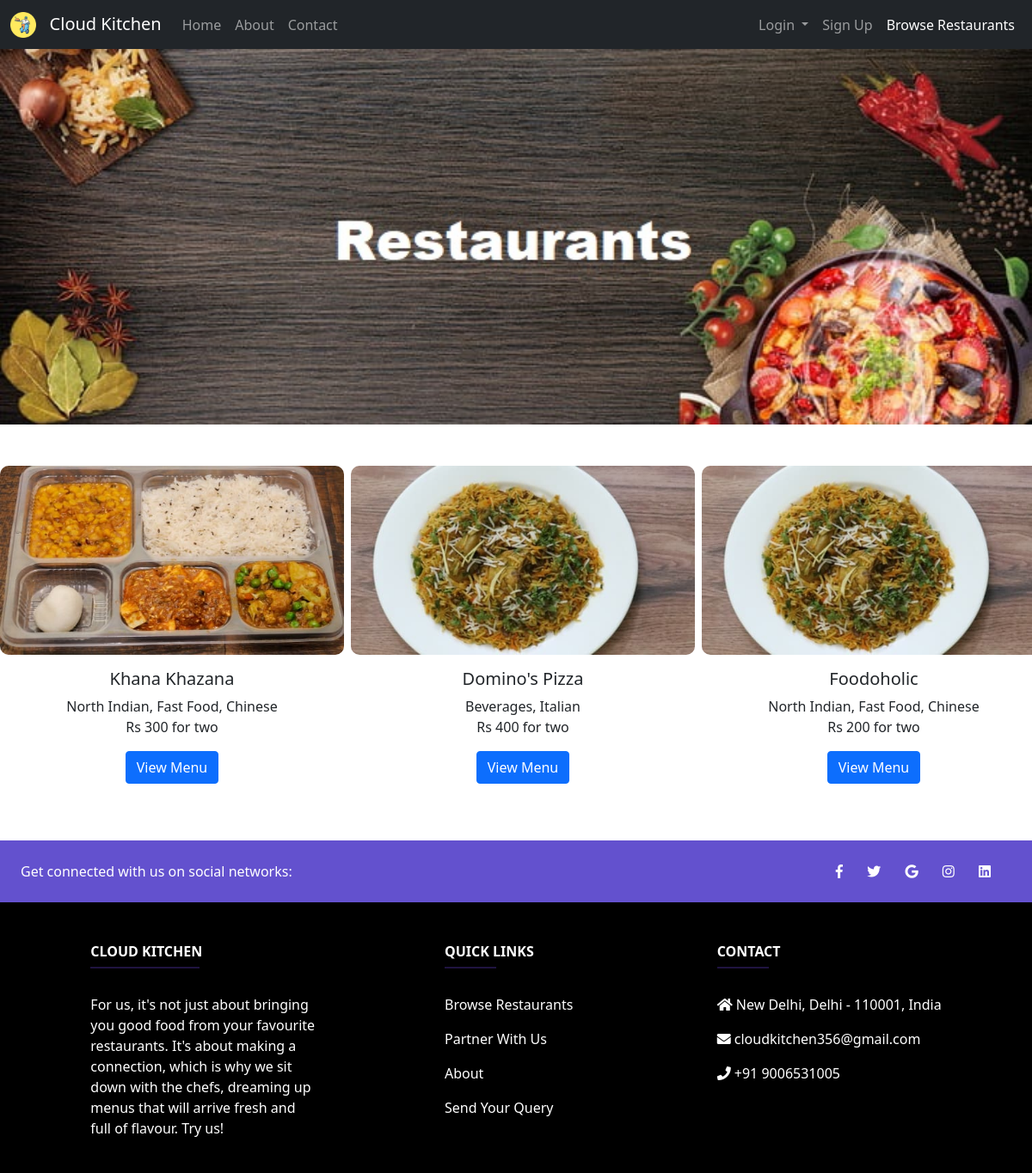
Screenshot of /browseRestaurants/ with the database file from the repository.
### Home/models.py (models this page shows)
class Restaurant(models.Model):
    restaurant_id = models.CharField(max_length=6)
    restaurant_name = models.CharField(max_length=100)
    owner_name = models.CharField(max_length=100)
    address = models.CharField(max_length=100)
    city = models.CharField(max_length=20)
    zip = models.IntegerField()
    restaurant_email = models.EmailField(primary_key=True)
    restaurant_contact = models.IntegerField()
    password = models.CharField(max_length=10)
    cost_for_two = models.DecimalField(max_digits=5, decimal_places=2)
    outlets = models.IntegerField()
    cuisine = models.CharField(max_length=100)
    working_days = models.CharField(max_length=100)
    opening_time = models.IntegerField()
    closing_time = models.IntegerField()
    shop_license = models.FileField(upload_to=shop_license_directory_path)
    fssai = models.FileField(upload_to=fssai_directory_path)
    gstin_pan = models.FileField(upload_to=gstin_pan_directory_path)
    menu = models.FileField(upload_to=menu_directory_path)
    facade = models.ImageField(upload_to=facade_directory_path)
    kitchen = models.ImageField(upload_to=kitchen_directory_path)
    dining_packaging = models.ImageField(upload_to=dining_packaging_directory_path)
    locality = models.ImageField(upload_to=locality_directory_path)
    status = models.BooleanField(default=False)

### Home/views.py (the view)
# urls.py: path('browseRestaurants/', views.browseRestaurant, name="BrowseRestaurants"),
def browseRestaurant(request):
    obj2 = Restaurant.objects.filter(status=True)
    cuisines, cost_for_twos = {}, {}
    for i in obj2:
        cuisines[i.restaurant_id] = i.cuisine.strip("[]").replace("'", "")
        cost_for_twos[i.restaurant_id] = "Rs " + str(i.cost_for_two).split(".")[0] + " for two"
    return render(request, 'browse.html', {'obj': obj2, 'cuisines': cuisines, 'cost_for_twos': cost_for_twos})

### Home/templates/browse.html (shortened to what this page needs)
{% extends "base.html" %}
{% load static %}
{% block head %}
<link rel="stylesheet" type="text/css" href="{% static 'css/restaurants.css' %}">
{% endblock %}
{% block restaurant %} active {% endblock %}
{% block content %}
<img src="{% static 'img/restaurants.jpg' %}" class="banner">
<link rel="stylesheet" href="https://use.fontawesome.com/releases/v5.0.8/css/all.css">
<br> <br> <br>
<center>
{% if obj %}
<div class="row">
{% for i in obj %}
  <div class="col-sm-4">
    <div class="card" style="width: 400px;">
      <img class="card-img-top" src="../user/{{ i.facade }}" alt="Restaurant Image" width="350" height="220">
      <div class="card-body">
        <h5 class="card-title">{{ i.restaurant_name }}</h5>
        <p class="card-text">
            {% for key, value in cuisines.items %}
                {% if i.restaurant_id == key %}
                    {{ value }} <br>
                {% endif %}
            {% endfor %}
            {% for key, value in cost_for_twos.items %}
                {% if i.restaurant_id == key %}
                    {{ value }}
                {% endif %}
            {% endfor %}
        </p>
        <a href="/browseRestaurants/{{ i.restaurant_id }}" class="btn btn-primary">View Menu</a>
      </div>
    </div>
  </div>
{% endfor %}
</div>
{% else %}
    <h1>Oh! All restaurants are currently unserviceable</h1>
    <br> <br>
{% endif %}
</center>
{% endblock %}

### Home/static/css/restaurants.css (style rules this page uses)
.banner { width: 1519px; max-height: 500px; max-width: 100%; }
.card { margin-bottom: 50px; border: 0px; }
.card img { border-radius: 10px; }

### rows the page displays
Restaurant: facade (picture), restaurant_name "Khana Khazana", cuisines "North Indian, Fast Food, Chinese", cost_for_twos "Rs 300 for two"
Restaurant: facade (picture), restaurant_name "Domino's Pizza", cuisines "Beverages, Italian", cost_for_twos "Rs 400 for two"
Restaurant: facade (picture), restaurant_name "Foodoholic", cuisines "North Indian, Fast Food, Chinese", cost_for_twos "Rs 200 for two"
